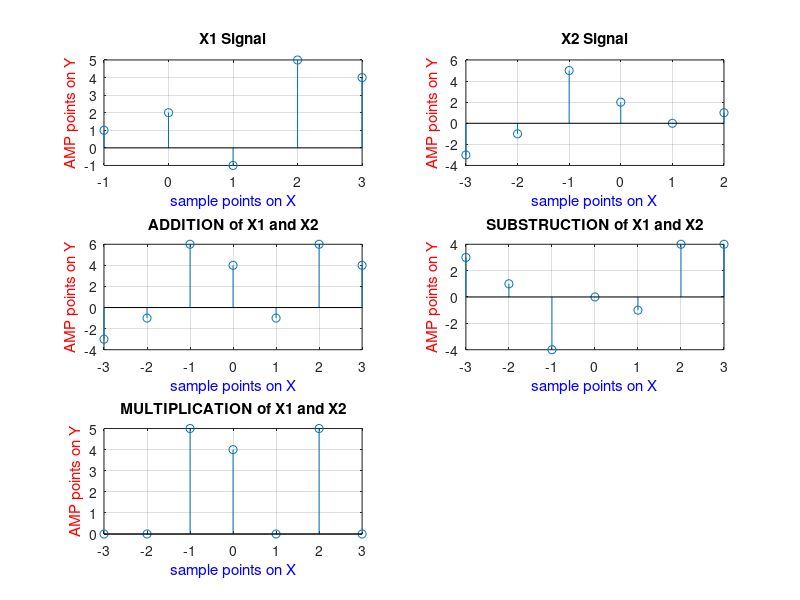

This figure's MATLAB source:
%©ALRAAAFI (ID-22111128:JSTUCSE4th)
clc;
clear all;
close all;

x1 = [1,2,-1,5,4]; % p =1
n1 = -1:3;
x2 = [ -3, -1, 5, 2, 0, 1 ]; %p = 4
n2 = -3:2;

n = min( min(n1), min(n2) ) : max( max(n1), max(n2) );
y1 = zeros(1, length(n));
y2 = zeros(1, length(n));

y1( (n>=min(n1)) & max(n1)>=n  ) = x1;
y2( n>=(min(n2)) & n<=max(n2) ) = x2;

ad = y1+y2;
sb = y1-y2;
ml = y1.*y2;
%dv = y1./y2;

disp(ad);
disp(sb);
disp(ml);




subplot(3,2, 1);
stem( n1,x1 );
grid on;
xlabel('sample points on X','Color',[0,0,1]);
ylabel('AMP points on Y','Color',[1,0,0]);
title('X1 Signal')

subplot(3,2, 2);
stem( n2,x2 );
grid on;
xlabel('sample points on X','Color',[0,0,1]);
ylabel('AMP points on Y','Color',[1,0,0]);
title('X2 Signal')

subplot(3,2,3);
stem( n,ad );
grid on;
xlabel('sample points on X','Color',[0,0,1]);
ylabel('AMP points on Y','Color',[1,0,0]);
title('ADDITION of X1 and X2')


subplot(3,2,4);
stem( n,sb );
grid on;
xlabel('sample points on X','Color',[0,0,1]);
ylabel('AMP points on Y','Color',[1,0,0]);
title('SUBSTRUCTION of X1 and X2')


subplot(3,2,5);
stem( n,ml );
grid on;
xlabel('sample points on X','Color',[0,0,1]);
ylabel('AMP points on Y','Color',[1,0,0]);
title('MULTIPLICATION of X1 and X2')
